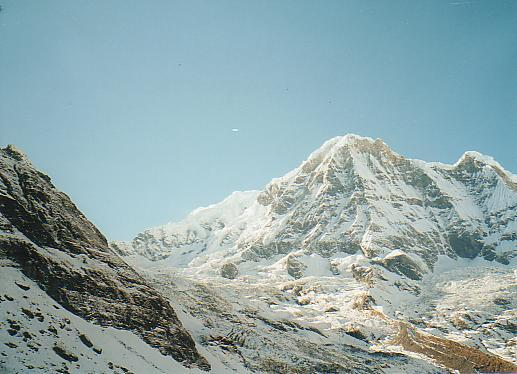
#> input picture project2/task1_img/mountain1.jpg, 517 x 374 px
$ jupyter execute task_1.ipynb
#> lines starting #> are read from the running program, lines starting #| are printed output that depends on the picture; after the words box and inside, x2 and y2 are one past the last pixel; in counts of white or black regions, pixels touching at a corner belong together
[cell 1]
import cv2
import numpy as np
import imutils
import matplotlib.pyplot as plt

[cell 2]
def sift_match(img_l,img_r,task="task1"):
    img_l_gray = cv2.cvtColor(img_l, cv2.COLOR_BGR2GRAY)
    img_r_gray = cv2.cvtColor(img_r, cv2.COLOR_BGR2GRAY)

    # Initiate SIFT detector
    sift = cv2.xfeatures2d.SIFT_create()
    # find the keypoints and descriptors with SIFT
    kp_l,des_l = sift.detectAndCompute(img_l_gray,None)
    kp_r,des_r = sift.detectAndCompute(img_r_gray,None)

    cv2.imwrite("../"+task+"_img/"+task+"_sift1.jpg", cv2.drawKeypoints(img_l_gray, kp_l, None,flags=cv2.DRAW_MATCHES_FLAGS_DRAW_RICH_KEYPOINTS))
    cv2.imwrite("../"+task+"_img/"+task+"_sift2.jpg", cv2.drawKeypoints(img_r_gray, kp_r, None,flags=cv2.DRAW_MATCHES_FLAGS_DRAW_RICH_KEYPOINTS))

    # FLANN parameters
    FLANN_INDEX_KDTREE = 0
    index_params = dict(algorithm = FLANN_INDEX_KDTREE, trees = 5)
    search_params = dict(checks=50)   # or pass empty dictionary
    flann = cv2.FlannBasedMatcher(index_params,search_params)
    matches = flann.knnMatch(des_l,des_r,k=2)

    good = []
    for m,n in matches:
        if m.distance < 0.75*n.distance:
            good.append([m])

    img_res = cv2.drawMatchesKnn(img_l,kp_l,img_r,kp_r,good[10:20],None,flags=2)
    cv2.imwrite("../"+task+"_img/"+task+"_matches_knn.jpg",img_res)
    return kp_l, des_l, kp_r, des_r, good

[cell 3]
def draw_match_img(img_l, img_r, kp_l, des_l, kp_r, des_r, good):
    img_l_gray = cv2.cvtColor(img_l, cv2.COLOR_BGR2GRAY)
    img_r_gray = cv2.cvtColor(img_r, cv2.COLOR_BGR2GRAY)
    ## Use the FLANN
    MIN_MATCH_COUNT = 10
    if len(good) > MIN_MATCH_COUNT:
        src_pts = np.float32([ kp_l[m[0].queryIdx].pt for m in good ]).reshape(-1,1,2)
        dst_pts = np.float32([ kp_r[m[0].trainIdx].pt for m in good ]).reshape(-1,1,2)
        M, mask = cv2.findHomography(src_pts, dst_pts, cv2.RANSAC, 5.0)
        matchesMask = mask.ravel().tolist()
        h,w= img_l_gray.shape
        pts = np.float32([ [0,0],[0,h-1],[w-1,h-1],[w-1,0] ]).reshape(-1,1,2)
        dst = cv2.perspectiveTransform(pts,M)
        img_r_gray = cv2.polylines(img_r_gray,[np.int32(dst)],True,255,3, cv2.LINE_AA)
    else:
        print("Not enough matches are found - %d/%d" % (len(good),MIN_MATCH_COUNT))
        matchesMask = None

    draw_params = dict(matchColor = (0,255,0), # draw matches in green color
                   singlePointColor = None,
                   matchesMask = matchesMask[:10], # draw only inliers
                   flags = 2)
    img5 = cv2.drawMatches(img_l_gray,kp_l,img_r_gray,kp_r, list(map(lambda x: x[0], good[:10])) ,None,**draw_params)
    cv2.imwrite('../task1_img/task1_matches.jpg',img5)
    return M

[cell 4]
filename_1 = '../task1_img/mountain1.jpg'
filename_2 = '../task1_img/mountain2.jpg'
img_l = cv2.imread(filename_1) # trainImage
#> img_l is the input picture: shape (374, 517, 3); mean B, G, R 169.1, 166.7, 143.4
img_r = cv2.imread(filename_2) # queryImage
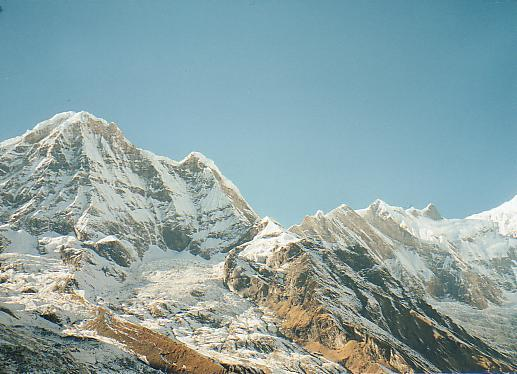
#> input picture project2/task1_img/mountain2.jpg, 517 x 374 px
#> img_r is the input picture: shape (374, 517, 3); mean B, G, R 165, 163.3, 138.9
img_r_gray = cv2.cvtColor(img_r, cv2.COLOR_BGR2GRAY)
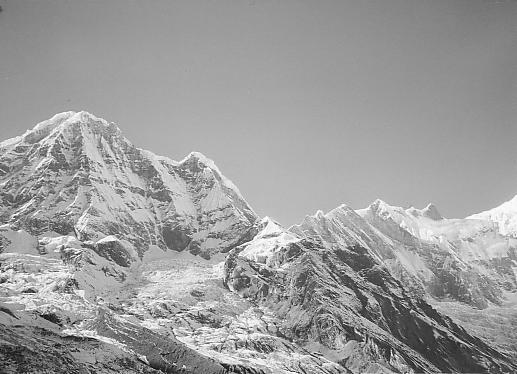
#> img_r_gray: shape (374, 517); min 2, max 255, mean 156.2
img_l_gray = cv2.cvtColor(img_l, cv2.COLOR_BGR2GRAY)
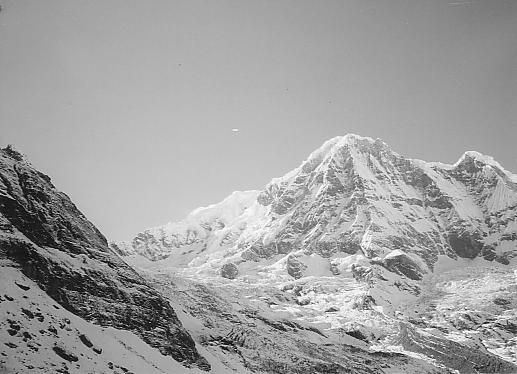
#> img_l_gray: shape (374, 517); min 0, max 255, mean 160

[cell 5]
kp_l, des_l, kp_r,des_r, good = sift_match(img_l, img_r, task="task1")
#> in sift_match, `kp_l,des_l = sift.detectAndCompute(img_l_gray,None)`: kp_l = 1030 keypoints; strongest (x, y, size): (68, 322, 2.1), (11, 299, 2.4), (367, 341, 2), (223, 347, 2)
#> in sift_match, `kp_r,des_r = sift.detectAndCompute(img_r_gray,None)`: kp_r = 1077 keypoints; strongest (x, y, size): (258, 329, 2), (412, 311, 2.1), (234, 366, 2), (30, 291, 3.9)
#> in sift_match, `cv2.imwrite("../"+task+"_img/"+task+"_sift1.jpg", cv2.drawKeypoints(im..`:
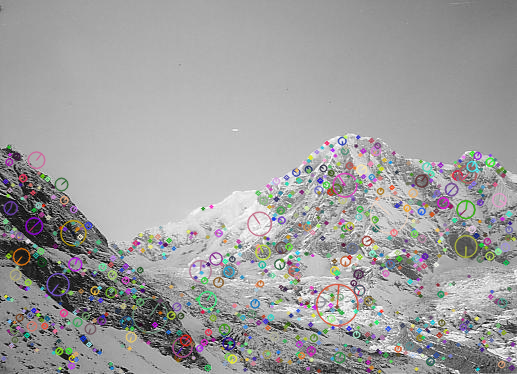
#> saved as task1_sift1.jpg: shape (374, 517, 3); mean B, G, R 158.5, 158.6, 159.1
#> in sift_match, `cv2.imwrite("../"+task+"_img/"+task+"_sift2.jpg", cv2.drawKeypoints(im..`:
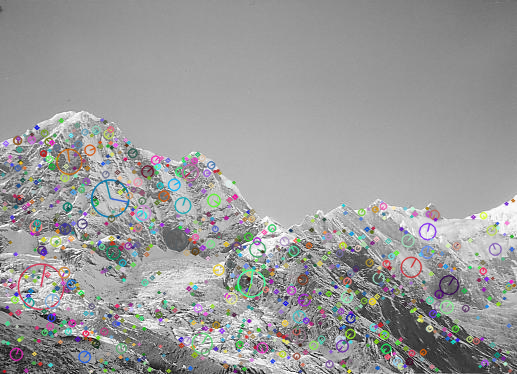
#> saved as task1_sift2.jpg: shape (374, 517, 3); mean B, G, R 154.3, 154.4, 154.4
#> in sift_match, `matches = flann.knnMatch(des_l,des_r,k=2)`: matches = 1030 matches
#> after the loop in sift_match, `for m,n in matches:`: good = 244 matches
#> in sift_match, `img_res = cv2.drawMatchesKnn(img_l,kp_l,img_r,kp_r,good[10:20],None,fl..`:
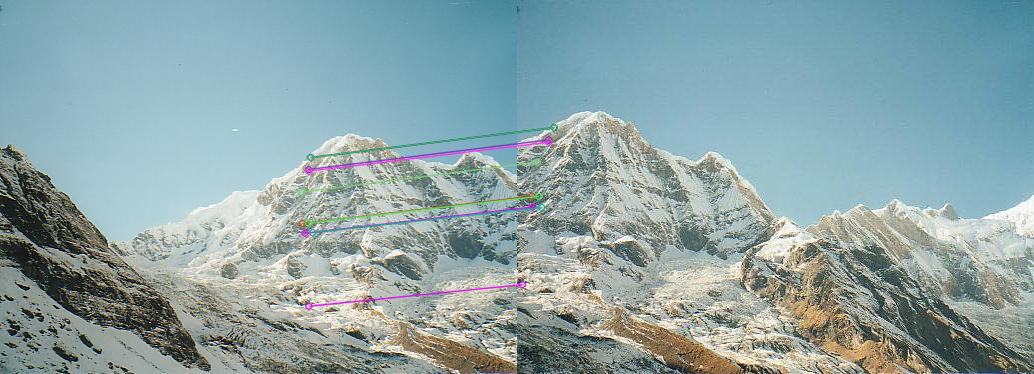
#> img_res: shape (374, 1034, 3); mean B, G, R 166.9, 164.5, 140.9
#> good = 244 matches

[cell 6]
M = draw_match_img(img_l, img_r, kp_l, des_l, kp_r, des_r, good)
#> in draw_match_img, `src_pts = np.float32([ kp_l[m[0].queryIdx].pt for m in good ]).reshape..`: src_pts = 244 rows, first 8: [20.59, 286.1], [27.68, 282], [61, 184], [223, 226], [289.4, 195.2], [292.1, 192.3], [295.8, 172.1], [296.2, 169.8]
#> in draw_match_img, `dst_pts = np.float32([ kp_r[m[0].trainIdx].pt for m in good ]).reshape..`: dst_pts = 244 rows, first 8: [10.41, 313.3], [192.7, 346.8], [506, 203.1], [123.3, 279.4], [5.53, 163], [8.99, 160.3], [17.12, 140.1], [17.87, 138.2]
#> in draw_match_img, `M, mask = cv2.findHomography(src_pts, dst_pts, cv2.RANSAC, 5.0)`: M = [[1.59, -0.292, -395.2], [0.448, 1.43, -190.3], [0.00121, -6.08e-05, 1]]; mask = 244 values, max 1 at index 4, min 0 at index 0, mean 0.98
#> in draw_match_img, `matchesMask = mask.ravel().tolist()`: matchesMask has the same summary as mask
#> in draw_match_img, `dst = cv2.perspectiveTransform(pts,M)`: dst = [[-395.2, -190.3], [-515.7, 351.3], [196.8, 359], [261, 25.22]]
#> in draw_match_img, `img_r_gray = cv2.polylines(img_r_gray,[np.int32(dst)],True,255,3, cv2...`:
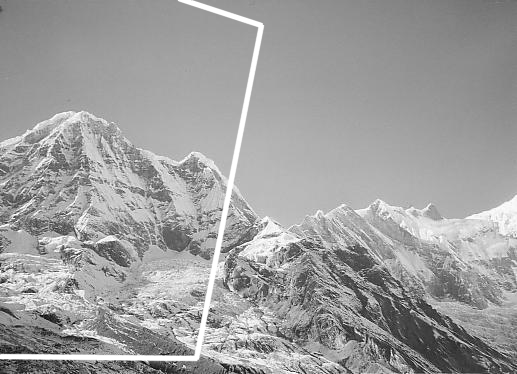
#> img_r_gray: shape (374, 517); 2.21% of pixels changed, all inside (x1, y1, x2, y2) = (0, 0, 265, 362)
#> in draw_match_img, `draw_params = dict(matchColor = (0,255,0),`: draw_params = 4 items
#> in draw_match_img, `img5 = cv2.drawMatches(img_l_gray,kp_l,img_r_gray,kp_r, list(map(lambd..`:
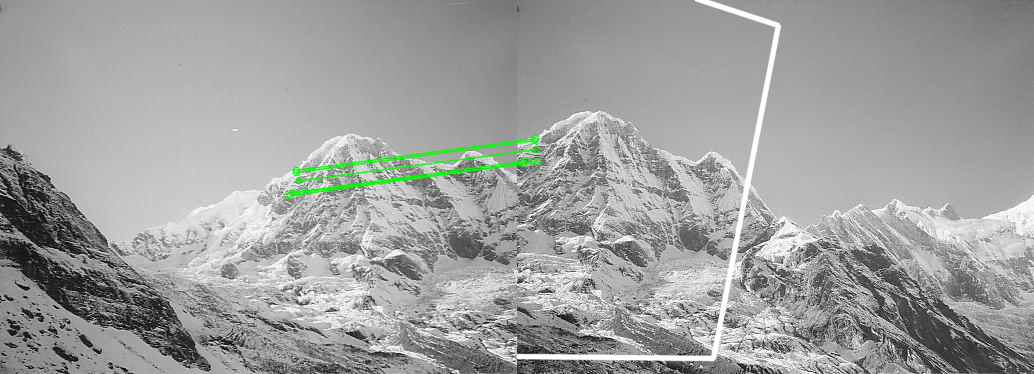
#> img5: shape (374, 1034, 3); mean of channels 0, 1, 2 158.1, 159.4, 158.1; drawn as B, G, R
print("homography matrix:")
print(M)
#| [[ 1.58715636e+00 -2.91748933e-01 -3.95210574e+02]
#|  [ 4.48092443e-01  1.43058629e+00 -1.90268379e+02]
#|  [ 1.20803934e-03 -6.08423954e-05  1.00000000e+00]]

[cell 7]
## wrap left, but only show part of image.
result = cv2.warpPerspective(img_l, M, (img_l.shape[1] + img_r.shape[1], img_l.shape[0]))
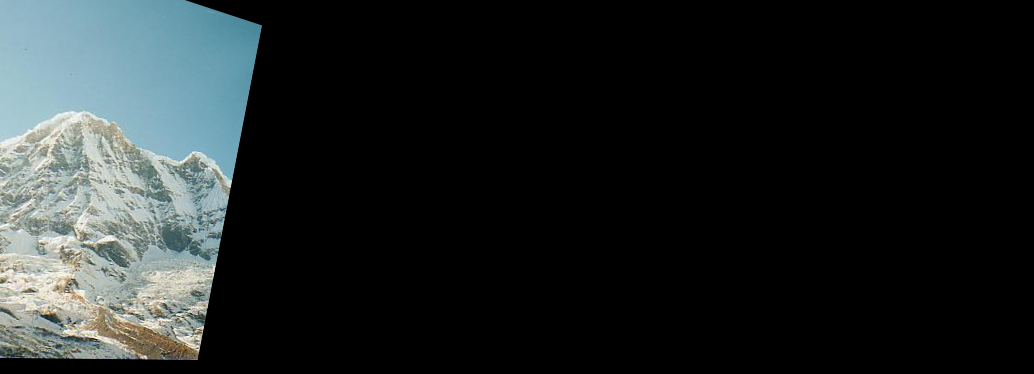
#> result: shape (374, 1034, 3); mean B, G, R 36.9, 36.5, 31.6
result[0:img_r.shape[0], img_l.shape[1]:img_l.shape[1]+img_r.shape[1]] = img_r
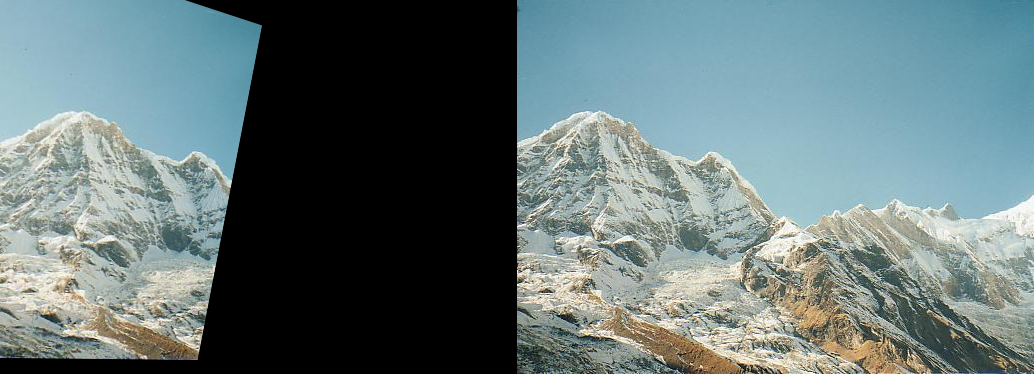
#> result: shape (374, 1034, 3); mean B, G, R 119.4, 118.2, 101
